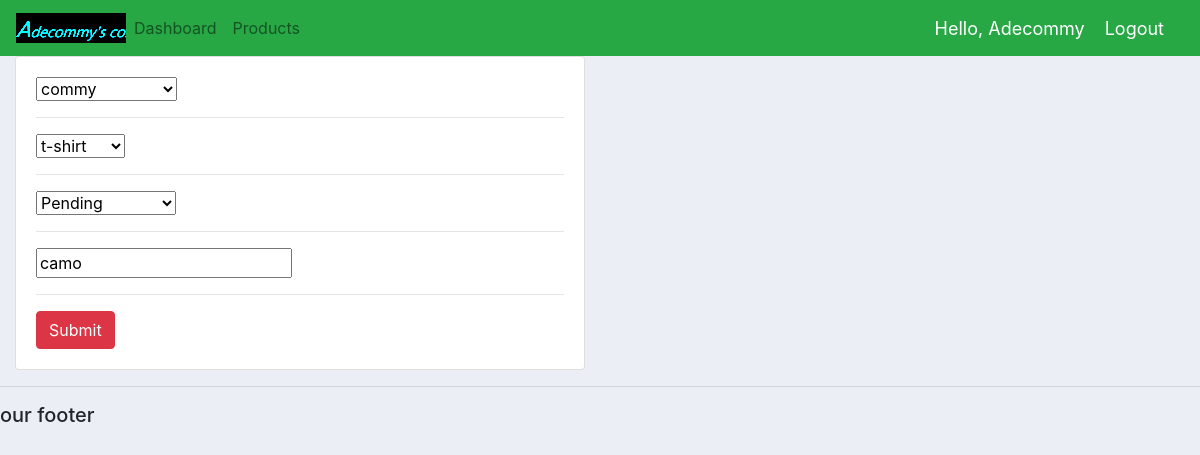
/update_order/8/ (signed in), run on the app's committed database.
### accounts/models.py (models this page shows, shortened)
class Order(models.Model):
    STATUS = (
        ('Pending', 'Pending'),
        ('Out for delivery', 'Out for delivery'),
        ('Delivered', 'Delivered'),
    )
    customer = models.ForeignKey(Customer, null=True, on_delete=models.SET_NULL)
    product = models.ForeignKey(Product, null=True, on_delete=models.SET_NULL)
    date_created = models.DateTimeField(auto_now_add=True, null=True)
    status = models.CharField(max_length=200, null=True, choices=STATUS)
    note = models.CharField(max_length=1000, null=True)

### accounts/decorators.py (the view)
        def wrapper_func(request, *args, **kwargs):
            group = None
            if request.user.groups.exists():
                group = request.user.groups.all()[0].name
            if group in allowed_roles:
                return view_func(request, *args, **kwargs)
            else:
                return HttpResponse('You are not authorized to view this page')

### accounts/forms.py
class orderForm(ModelForm):
    class Meta:
        model = Order
        fields = '__all__'

### accounts/models.py (called while the page is built)
    def __str__(self):
        return self.name

    def __str__(self):
        return self.name

### accounts/views.py (called while the page is built)
@login_required(login_url='login')
@allowed_users(allowed_roles=['admin'])
def updateOrder(request, pk):
    order = Order.objects.get(id=pk)
    form = orderForm(instance=order)
    if request.method == "POST":
        form = orderForm(request.POST, instance=order)
        if form.is_valid():
            form.save()
            return redirect('/')
    context = {'form': form}
    return render(request, 'accounts/order_form.html', context)

### accounts/templates/accounts/order_form.html (shortened to what this page needs)
{% extends 'accounts/main.html' %}
{% load static %}
{% block content %}
<div class="row">
    <div class="col-md-6">
        <div class="card card-body">
         <form action="" method="POST">
             {% for field in form %}
                {{field}}
               <hr>
             {% endfor %}
             <input class="btn btn-danger" type="submit" name="submit">
         </form>
        </div>
    </div>
</div>
{% endblock %}

### accounts/templates/accounts/navbar.html (shortened to what this page needs)
{% load static %}
<nav class="navbar navbar-expand-lg navbar-light bg-success">
 <img src="{% static 'images/logo2.png' %}">
  <div class="collapse navbar-collapse" id="navbarNav">
    <ul class="navbar-nav">
      {% if request.user.is_staff %}
      <li class="nav-item">
        <a class="nav-link" href="{% url 'home' %} ">Dashboard</a>
      </li>
      <li class="nav-item">
        <a class="nav-link" href="{% url 'products' %}">Products</a>
      </li>
      {% else %}
        <li class="nav-item">
          <a class="nav-link" href="{% url 'account' %}">settings</a>
        </li>
        {% endif %}
    </ul>
  </div>
  <span class="hello-msg">Hello, {{request.user}}</span>
  <span ><a  class="hello-msg" href="{% url 'logout' %}">Logout</a></span>
</nav>

### static/css/main.css (style rules this page uses)
body { background-color: #ebeff5 ; }

### accounts/templates/accounts/navbar.html (style rules this page uses)
.hello-msg { font-size: 18px; color: #fff; margin-right: 20px; }

### data on the page
Order: form "commy" "t-shirt" "Pending" "camo"

### other printed values
{{ request.user }} "Adecommy"
